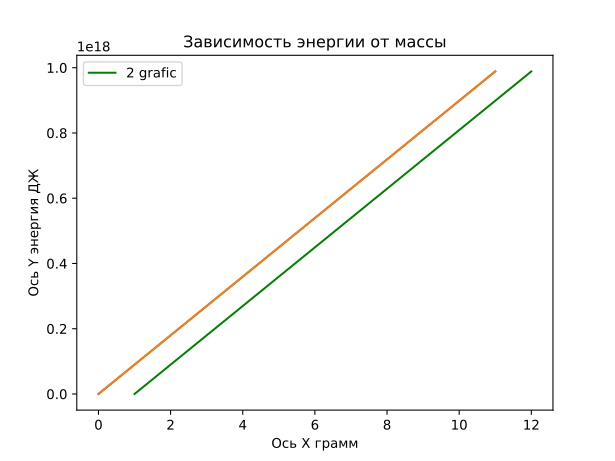

This figure's Python source:
'''Важно уметь отобразить данные уравнения на графике.
В качестве уравнения мы будем использовать очень известное уравнение: **$$E=mc^2$$**

С помощью Ваших знаний Numpy создайте два массива:


E и m:
значения m - это 11 равноотстоящих друг от друга чисел от 0 граммов до 10 граммов
значения E должны быть равны энергии для этих масс.

Вам нужно будет указать значение для c, приведя его в нужные единицы измерения -
в метрах в секунду, построить график, где ось X - масса в граммах, ось Y - энергия в Дж.
Также добавьте сетку для графика и сохраните изображение в формате svg.'''

import matplotlib.pyplot as plt
import numpy as np


m = np.arange(12)
C = 299792458
E = m*C**2
np.around(E, decimals=3, out=None)

print(E)

fig, axes= plt.subplots()

axes.plot(m, E)
axes.plot(m + 1, E + 1, color='g', label='2 grafic')

# С помощью методов set_ указываем атрибуты для осей
axes.set_xlabel('Ось X грамм')
axes.set_ylabel('Ось Y энергия ДЖ')
axes.set_title('Зависимость энергии от массы')

axes.legend()
axes.plot(m, E)
plt.savefig('grafic_energy.svg')
plt.show()